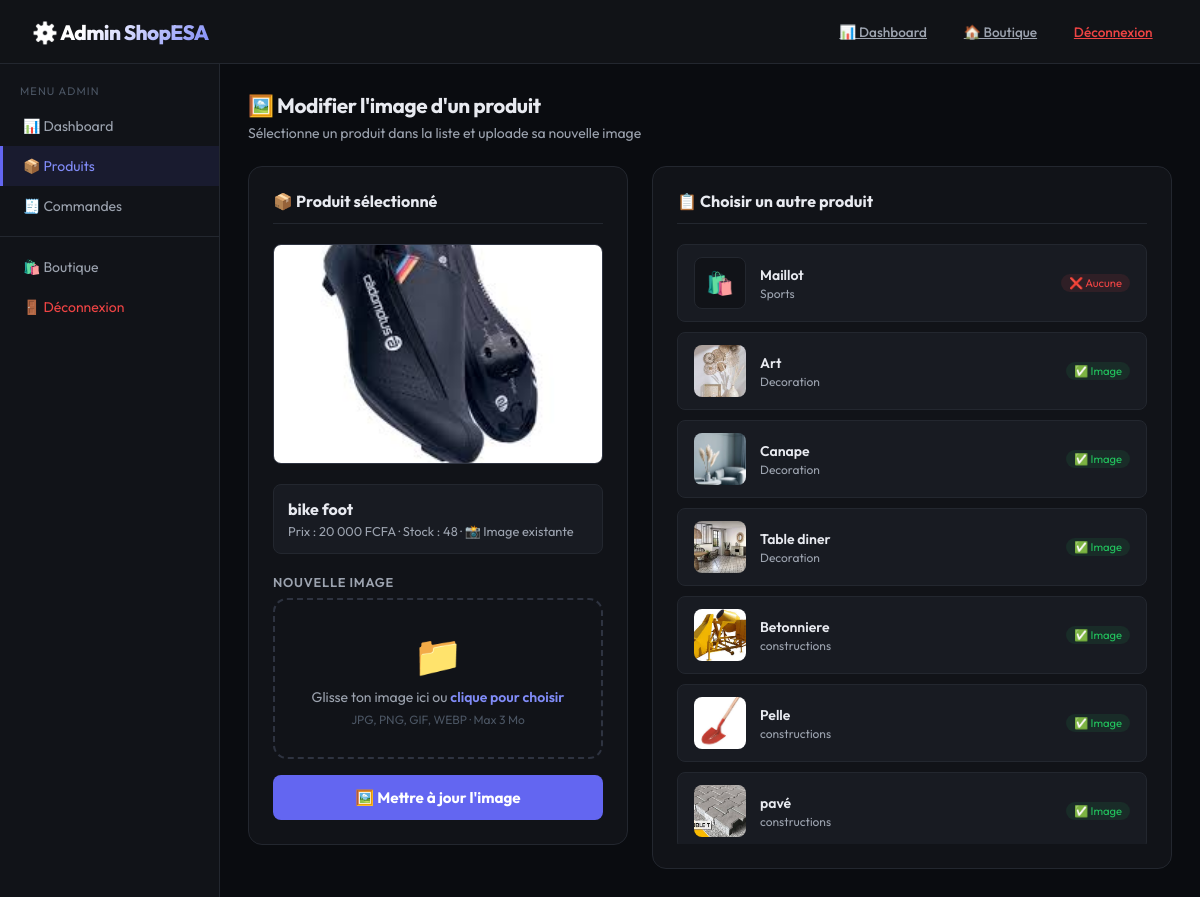
Screenshot of /admin/modifie_image.php?id=29 (signed in) with the database file from the repository.
### tables this page shows
CREATE TABLE `products` (
  `id` int(11) NOT NULL,
  `nom` varchar(150) NOT NULL,
  `description` text DEFAULT NULL,
  `prix` decimal(10,2) NOT NULL,
  `stock` int(11) DEFAULT 0,
  `image` varchar(255) DEFAULT NULL,
  `cat_id` int(11) DEFAULT NULL
);

CREATE TABLE `categories` (
  `id` int(11) NOT NULL,
  `nom` varchar(100) NOT NULL,
  `description` text DEFAULT NULL
);

### admin/modifie_image.php (the view, shortened to what this page needs)
<?php
require_once '../config.php';
$product_id = (int)($_GET['id'] ?? 0);
$stmt = $pdo->prepare("SELECT * FROM products WHERE id = ?");
$stmt->execute([$product_id]);
$produit = $stmt->fetch(PDO::FETCH_ASSOC);
$tous = $pdo->query("
    SELECT p.*, c.nom AS cat_nom FROM products p
    LEFT JOIN categories c ON p.cat_id = c.id
    ORDER BY p.id DESC
")->fetchAll(PDO::FETCH_ASSOC);
?>
<!DOCTYPE html>
<html lang="fr">
<head>
</head>
<body>
<nav>
    <div class="logo">⚙️ Admin ShopESA</div>
    <div class="nav-links">
        <a href="dashboard.php" class="nav-link">📊 Dashboard</a>
        <a href="../index.php" class="nav-link">🏠 Boutique</a>
        <a href="../deconnexion.php" class="nav-link" style="color:var(--red)">Déconnexion</a>
    </div>
</nav>
<div class="layout">
    <aside class="sidebar">
        <div class="sidebar-title">Menu Admin</div>
        <a href="dashboard.php">📊 Dashboard</a>
        <a href="ajouter_produit.php" class="active">📦 Produits</a>
        <a href="commandes.php">🧾 Commandes</a>
        <hr>
        <a href="../index.php">🛍️ Boutique</a>
        <a href="../deconnexion.php" style="color:var(--red)">🚪 Déconnexion</a>
    </aside>
    <main class="content">
        <h1>🖼️ Modifier l'image d'un produit</h1>
        <p class="subtitle">Sélectionne un produit dans la liste et uploade sa nouvelle image</p>
        <div class="grid">
            <div class="card">
                <h2>📦 Produit sélectionné</h2>
                <?php if (!empty($produit['image']) && file_exists('../uploads/' . $produit['image'])): ?>
                    <img src="../uploads/<?= htmlspecialchars($produit['image']) ?>"
                         alt="Image actuelle" class="img-actuelle">
                <?php else: ?>
                    <div class="img-placeholder-grand">🛍️</div>
                <?php endif; ?>
                <div class="produit-info">
                    <div class="produit-nom"><?= htmlspecialchars($produit['nom']) ?></div>
                    <div class="produit-meta">
                        Prix : <?= number_format($produit['prix'], 0, ',', ' ') ?> FCFA
                        · Stock : <?= $produit['stock'] ?>
                        · <?= !empty($produit['image']) ? '📸 Image existante' : '❌ Pas d\'image' ?>
                    </div>
                </div>
                <form method="POST" enctype="multipart/form-data">
                    <div class="form-group">
                        <label>Nouvelle image</label>
                        <div class="drop-zone" id="dropZone">
                            <div class="drop-icon">📁</div>
                            <div class="drop-text">
                                Glisse ton image ici ou <span>clique pour choisir</span>
                            </div>
                            <div class="drop-formats">JPG, PNG, GIF, WEBP · Max 3 Mo</div>
                        </div>
                    </div>
                    <button type="submit" class="btn-submit">
                        🖼️ Mettre à jour l'image
                    </button>
                </form>
            </div>
            <div class="card">
                <h2>📋 Choisir un autre produit</h2>
                <div class="produits-list">
                    <?php foreach ($tous as $p): ?>
                    <a href="modifier_image.php?id=<?= $p['id'] ?>"
                       class="produit-item <?= $p['id'] === $product_id ? 'selected' : '' ?>">
                        <?php if (!empty($p['image']) && file_exists('../uploads/' . $p['image'])): ?>
                            <img src="../uploads/<?= htmlspecialchars($p['image']) ?>"
                                 class="thumb" alt="<?= htmlspecialchars($p['nom']) ?>">
                        <?php else: ?>
                            <div class="thumb-ph">🛍️</div>
                        <?php endif; ?>
                        <div class="produit-item-info">
                            <div class="produit-item-nom"><?= htmlspecialchars($p['nom']) ?></div>
                            <div class="produit-item-cat"><?= htmlspecialchars($p['cat_nom'] ?? '-') ?></div>
                        </div>
                        <?php if (!empty($p['image']) && file_exists('../uploads/' . $p['image'])): ?>
                            <span class="badge-img-ok">✅ Image</span>
                        <?php else: ?>
                            <span class="badge-img-non">❌ Aucune</span>
                        <?php endif; ?>
                    </a>
                    <?php endforeach; ?>
                </div>
            </div>
        </div>
    </main>
</div>
</body>
</html>

### rows the page displays
products: image (picture), nom "bike foot", prix "20 000", stock "48"
products: nom "Maillot", cat.nom "Sports", shows "❌ Aucune"
products: image (picture), nom "Art", cat.nom "Decoration", shows "✅ Image"
products: image (picture), nom "Canape", cat.nom "Decoration", shows "✅ Image"
products: image (picture), nom "Table diner", cat.nom "Decoration", shows "✅ Image"
products: image (picture), nom "Betonniere", cat.nom "constructions", shows "✅ Image"
products: image (picture), nom "Pelle", cat.nom "constructions", shows "✅ Image"
products: image (picture), nom "pavé", cat.nom "constructions", shows "✅ Image"
